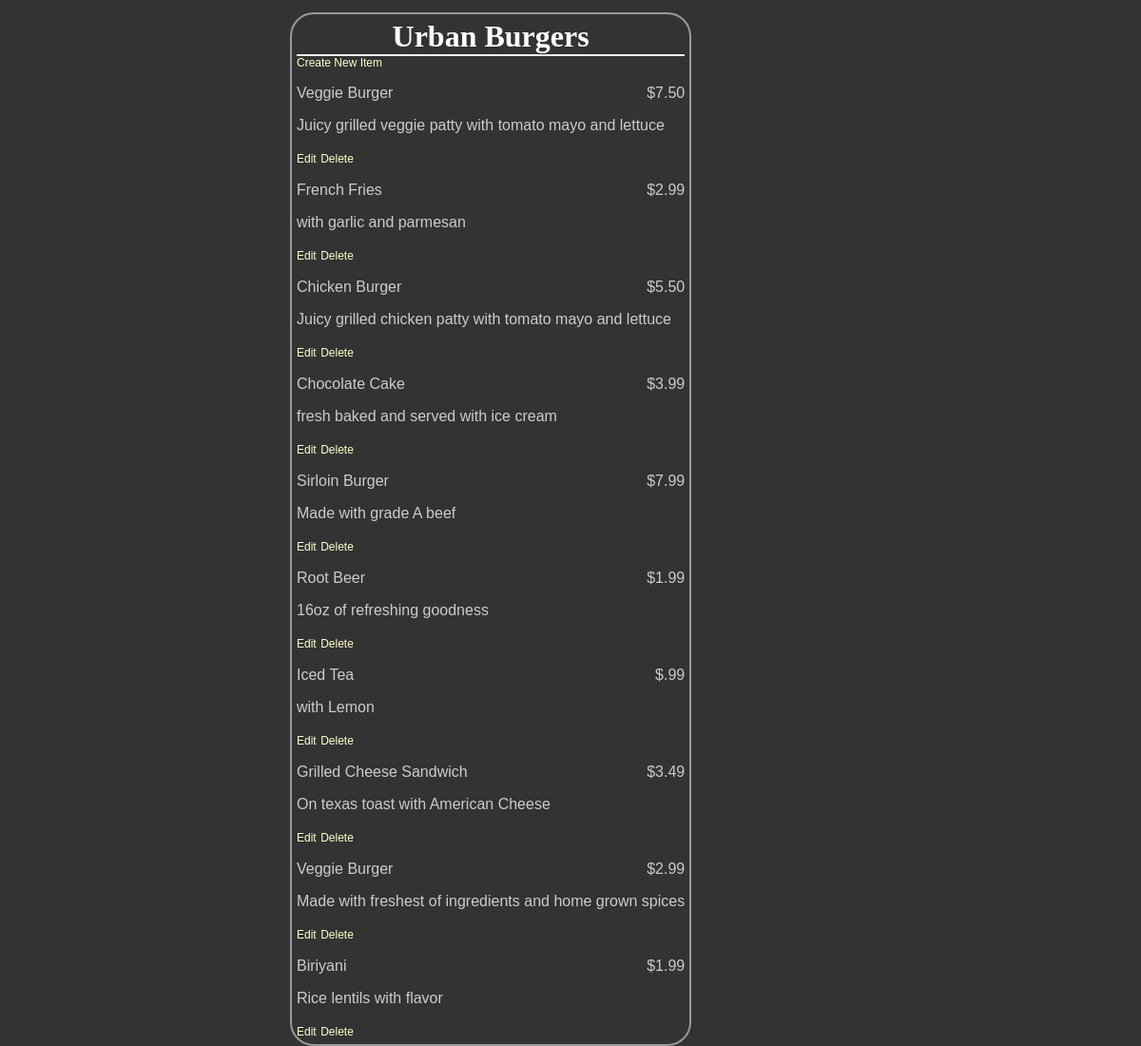
The app's page /restaurants/2/, older data.
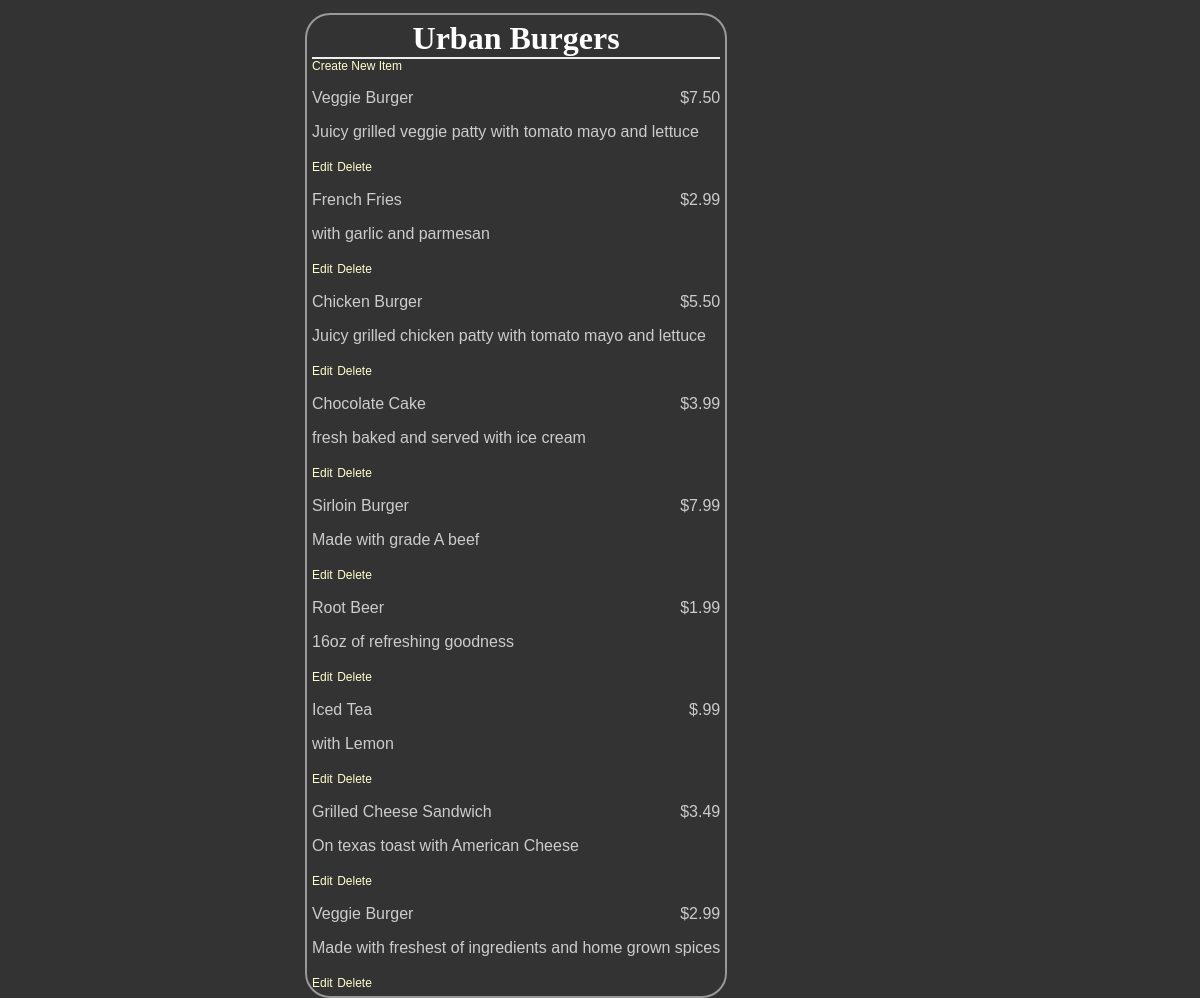
The same page, newer data.
### database_setup.py (models this page shows)
class Restaurant(Base):
    __tablename__ = 'restaurant'
    name = Column(String(80), nullable = False)
    id = Column(Integer, primary_key = True)

class MenuItem(Base):
    __tablename__ = 'menu_item'
    name = Column(String(80), nullable = False)
    id = Column(Integer, primary_key = True)
    course = Column(String(250))
    description = Column(String(250))
    price = Column(String(8))
    restaurant_id = Column(Integer, ForeignKey('restaurant.id'))
    restaurant = relationship(Restaurant)

### project.py (the view)
@app.route('/')
@app.route('/restaurants/<int:restaurant_id>/')
def restaurantMenu(restaurant_id):
    restaurant = session.query(Restaurant).filter_by(id=restaurant_id).one()
    items = session.query(MenuItem).filter_by(restaurant_id=restaurant.id)
    return render_template('menu.html', restaurant = restaurant, items = items)

### templates/menu.html (shortened to what this page needs)
<html>
<head>
	<link rel=stylesheet type=text/css href="{{ url_for('static', filename='styles.css') }}">
	</head>
	<body>
	<div class = 'pane'>
		<div class = 'header'>
		<h1>{{ restaurant.name }}</h1>
	</div>
	<a href = '{{url_for('newMenuItem', restaurant_id = restaurant.id) }}'>Create New Item</a>
		{% for i in items %}
    <div class = 'nameAndPrice'>
		<span class = 'name'><p>{{i.name}}</p></span>
		<span class = 'price'>
		<p>{{i.price}} </p>
	</span>
	</div>
	<div class = 'description'>
		<p>{{i.description}}</p>
	</div>
	<div class = "editdeletepane">
	<a href='{{url_for('editMenuItem', restaurant_id = restaurant.id, menu_id=i.id)}}' >Edit</a>
	<a href='{{url_for('deleteMenuItem', restaurant_id = restaurant.id, menu_id=i.id)}}' >
	Delete</a>
	</div>
		{% endfor %}
</div>
	</body>
</html>

### static/styles.css (style rules this page uses)
body { font-family: sans-serif; background-color: #333333 }
h1, h2, h3, h4 { color: #ffffff; }
h1, h2 { font-family: 'georgia', serif; margin: 0; }
h1 { border-bottom: 2px solid #eee; }
p, dd, dt { color: #cccccc; }
a { text-decoration: none; color: #ffffcc; font-size: .75em; }
.pane { position: absolute; left: 25%; border: 2px solid; border-radius: 25px; padding: 5px; margin: 5px; border-color: #999999; background-color: #333333 }
.header { left: 50%; text-align: center; }
.name { width: 50%; display: inline-block; float: left; }
.price { text-align: right; width: 50%; float: right; }

Row changes from the older to the newer data that the page shows:
removed MenuItem: name "Biriyani", price "$1.99", description "Rice lentils with flavor"
